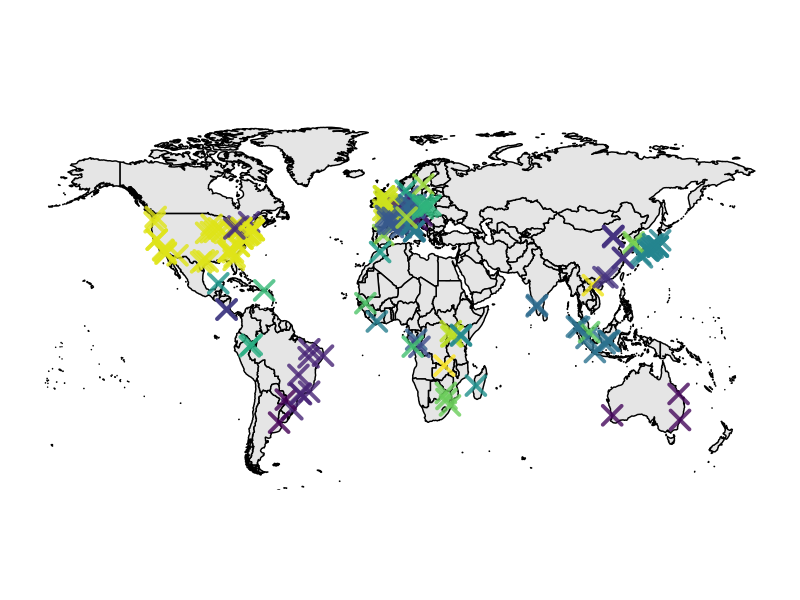
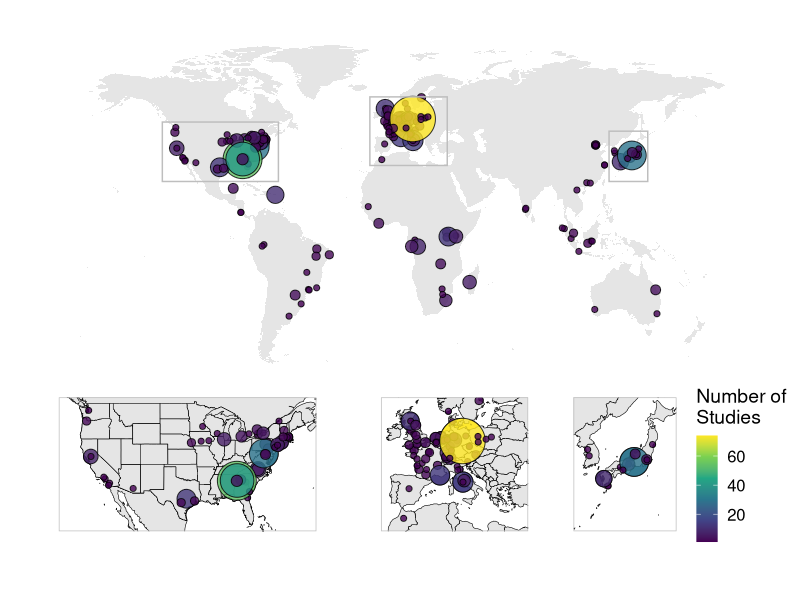
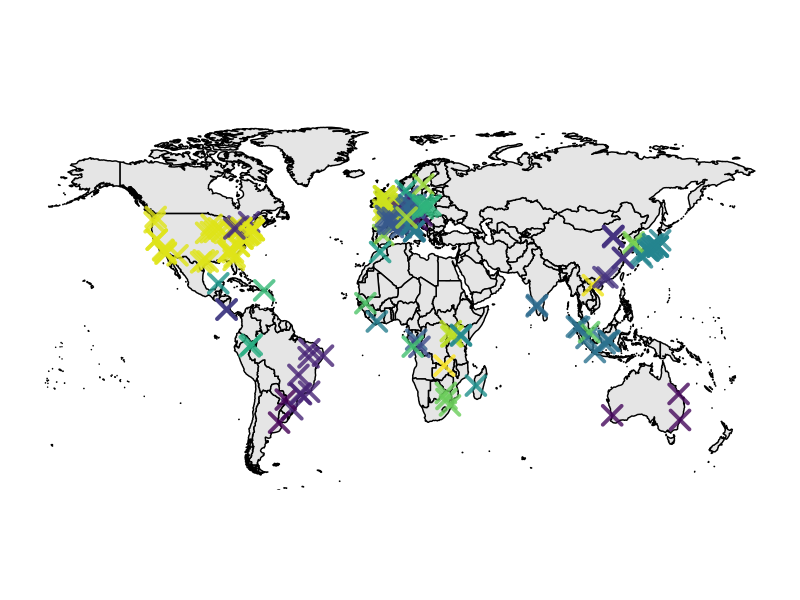
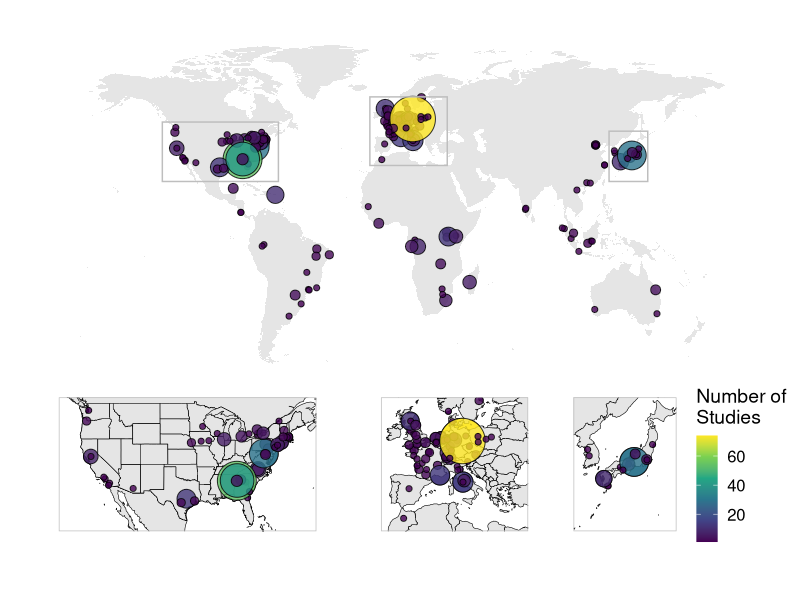

Source code (R) for these figures, in order:
## ---- chunk 1
library(tidyverse)
library(cowplot)
library(maps)
library(ggforce)
library(viridis)
## ---- chunk 2
studies <- read_csv("../data/studies_gsheet.csv")
sites <- read_csv("../data/sites_gsheet.csv")
## ---- chunk 3
df <- studies %>% 
  group_by(site) %>% 
  summarise(Nstudies = n_distinct(studyID)) %>% 
  left_join(sites)
## ---- chunk 4
world <- map("world", plot = FALSE, fill = TRUE) %>% fortify()
## ---- chunk 5
# sanity check that coordinates are in the right country
# within a country, all Xs should be the same color
ggplot(df, aes(x = long, y = lat)) +
  geom_polygon(data = world, aes(group = group), col = "black", fill = "grey90") +
  geom_point(aes(col = country), size = 5, shape = 4, stroke = 2, alpha = .8) +
  coord_fixed(1.3, ylim = c(-55, 83.59961)) +
  scale_color_viridis_d() +
  theme_map() +
  guides(col = "none")
## ---- chunk 6
ggsave("../graphs/map.pdf", width = 20, height = 10, scale = 2)
## ---- chunk 7
m <- ggplot(df, aes(x = long, y = lat)) +
  geom_polygon(data = world, aes(group = group), fill = "grey90") +
  geom_point(aes(size = Nstudies, fill = Nstudies), shape = 21, alpha = .8) +
  scale_size_area("Number of\nStudies", max_size = 15) +
  scale_fill_viridis_c("Number of\nStudies") +
  theme_map() +
  guides(size = "none")

legend <- get_legend(m)

mx <- m +
  annotate("rect", ymin = c(24, 31, 24), ymax = c(46, 61, 50), xmin = c(124, -12, -130), 
           xmax = c(146, 32, -64), size = .5, col = "grey", fill = NA) + 
  coord_fixed(1.3, ylim = c(-55, 83.59961)) +
  theme(legend.position = "none")
## ---- chunk 8
# japan
m1 <- m + 
  geom_polygon(data = world, aes(group = group), col = "black", fill = "grey90", lwd = .2) +
  geom_point(aes(size = Nstudies, fill = Nstudies), shape = 21, alpha = .8) +
  coord_fixed(1.3, ylim = c(25, 45), xlim = c(125, 145)) +
  theme(legend.position = "none") +
  panel_border(color = "grey", size = .5)

# europe
m2 <- m + 
  geom_polygon(data = world, aes(group = group), col = "black", fill = "grey90", lwd = .2) +
  geom_point(aes(size = Nstudies, fill = Nstudies), shape = 21, alpha = .8) +
  coord_fixed(1.3, ylim = c(32, 60), xlim = c(-10, 30)) +
  theme(legend.position = "none") +
  panel_border(color = "grey", size = .5)

# contiguous us
usa = map("state", plot = FALSE, fill = TRUE) %>% fortify() # "usa"

m3 <- m + 
  geom_polygon(data = world, aes(group = group), col = "black", fill = "grey90", lwd = .2) +
  geom_polygon(data = usa, aes(group = group), col = "black", fill = "grey90", lwd = .2) +
  geom_point(aes(size = Nstudies, fill = Nstudies), shape = 21, alpha = .8) +
  coord_fixed(1.3, ylim = c(25, 49), xlim = c(-127, -67)) +
  theme(legend.position = "none") +
  panel_border(color = "grey", size = .5)
## ---- chunk 9
bottom_row <- plot_grid(m3, m2, m1, legend, nrow = 1, rel_widths = c(2, 1.18, .85, .5))
plot_grid(mx, bottom_row, ncol = 1, rel_heights = c(2.4, 1)) +
  theme(plot.margin = unit(c(.5, .5, 1.5, .5), "cm"))
## ---- chunk 10
ggsave("../graphs/map_insets.pdf", width = 8, height = 5.5, scale = 2)
## ---- chunk 11
sessionInfo()
